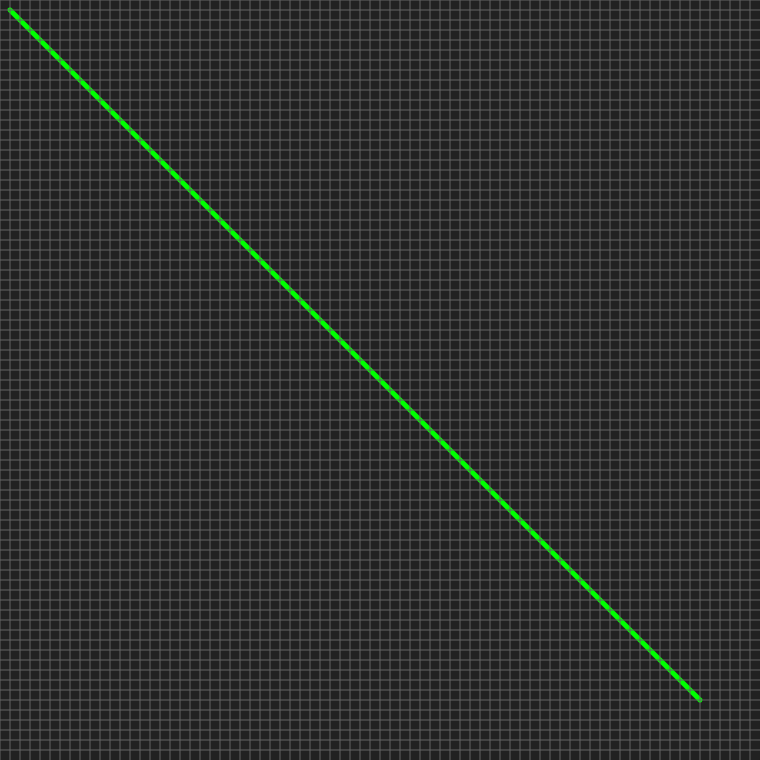
Frame 1 (no input)
Frame 60 (no input): identical to frame 1, image omitted
Frame 120 (the mouse pressed at the canvas centre since frame 60): identical to frame 1, image omitted

The p5.js sketch that drew this single still picture (run headless with seeded random() and noise() and a simulated clock; from frame 60 on, the mouse is pressed at the canvas centre):

// p5.js sketch
// ── sketch.js
var p1;
var p2;

function setup() {
    createCanvas(760, 760);
    p1 = {'x': 10, 'y': 10}
    p2 = {'x': 700, 'y': 700}
}

function draw() {
    background(33);
    stroke(0,255,0);
    strokeWeight(5);
    line(p1.x, p1.y, p2.x, p2.y);
    drawGrid();
}

function drawGrid() {
    stroke(100);
    strokeWeight(1);
    numLines = floor(width / 10);
    for (i = 0; i < numLines; i++) {
        line(10*i, 0, 10*i, height);
        line(0, 10*i, width, 10*i);
    }
}

function drawEndpoints(p1, p2) {
    return 1;
}



function mouseClicked() {
    [p1.x, p1.y] = [p2.x, p2.y];
    [p2.x, p2.y] = [mouseX, mouseY];
}
